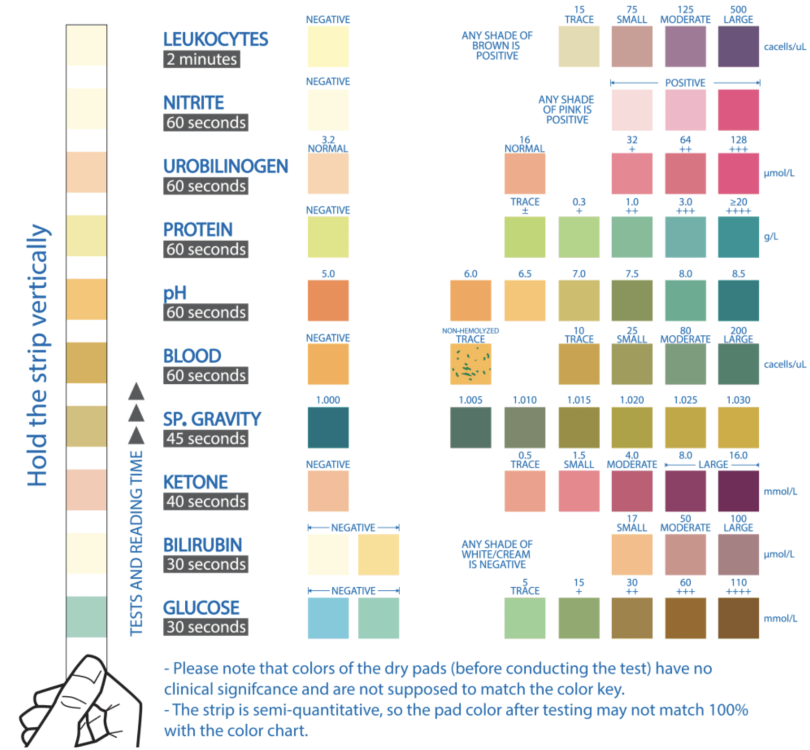
#> input picture tests/fixtures/chart.png, 1620 x 1499 px, found by its file name (shown at 1/2 size)
$ python measure_rois.py tests/fixtures/chart.png
#> lines starting #> are read from the running program, lines starting #| are printed output that depends on the picture
#!/usr/bin/env python3
"""
tools/measure_rois.py — Interactive ROI coordinate picker.

Click the TOP-LEFT and BOTTOM-RIGHT corners of each colour swatch.
The script prints the [x, y, w, h] ROI for each click-pair.

Usage:
    python3 tools/measure_rois.py tests/fixtures/chart.png
"""
import sys
import cv2

clicks = []
roi_count = 0


def on_click(event, x, y, flags, param):
    global clicks, roi_count
    if event == cv2.EVENT_LBUTTONDOWN:
        clicks.append((x, y))
        print(f"  Point {len(clicks)}: ({x}, {y})")
        if len(clicks) == 2:
            x1, y1 = clicks[0]
            x2, y2 = clicks[1]
            rx, ry = min(x1, x2), min(y1, y2)
            rw, rh = abs(x2 - x1), abs(y2 - y1)
            roi_count += 1
            print(f"\n✅ ROI #{roi_count}: [{rx}, {ry}, {rw}, {rh}]  ← paste into chart_rois.json\n")
            clicks = []


def main():
    if len(sys.argv) < 2:
        print("Usage: python3 tools/measure_rois.py <chart_image>")
        sys.exit(1)

    img = cv2.imread(sys.argv[1])
#> img is the input picture: shape (1499, 1620, 3); mean B, G, R 226, 229.9, 231.2
    if img is None:
        print(f"Could not open: {sys.argv[1]}")
        sys.exit(1)

    # Scale down large images so they fit on screen
    h, w = img.shape[:2]
#> h = 1499; w = 1620
    scale = min(1.0, 1200 / max(w, h))
#> scale = 0.741
    if scale < 1.0:
        img = cv2.resize(img, (int(w * scale), int(h * scale)))
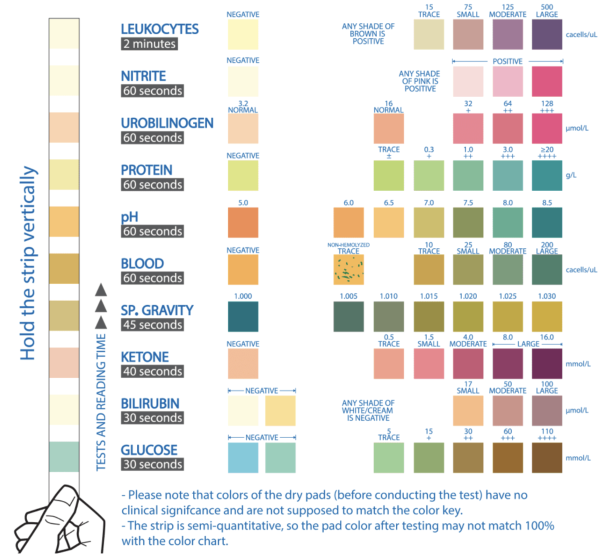
#> img: shape (1110, 1200, 3) (shown at 1/2 size); mean B, G, R 226, 229.9, 231.2
        print(f"[INFO] Image scaled to {scale:.2f}x. Coordinates are already corrected.")
#| [INFO] Image scaled to 0.74x. Coordinates are already corrected.
        # Override click handler to account for scale
        def on_click_scaled(event, x, y, flags, param):
            global clicks, roi_count
            if event == cv2.EVENT_LBUTTONDOWN:
                rx, ry = int(x / scale), int(y / scale)
                clicks.append((rx, ry))
                print(f"  Point {len(clicks)}: ({rx}, {ry})")
                if len(clicks) == 2:
                    x1, y1 = clicks[0]
                    x2, y2 = clicks[1]
                    ox, oy = min(x1, x2), min(y1, y2)
                    ow, oh = abs(x2 - x1), abs(y2 - y1)
                    roi_count += 1
                    print(f"\n✅ ROI #{roi_count}: [{ox}, {oy}, {ow}, {oh}]  ← paste into chart_rois.json\n")
                    clicks.clear()
        cv2.namedWindow("ROI Picker")
        cv2.setMouseCallback("ROI Picker", on_click_scaled)
    else:
        cv2.namedWindow("ROI Picker")
        cv2.setMouseCallback("ROI Picker", on_click)

    print("=" * 55)
    print("  ROI PICKER — Click TOP-LEFT then BOTTOM-RIGHT of each swatch")
    print("  Press Q to quit")
    print("=" * 55 + "\n")

    while True:
        cv2.imshow("ROI Picker", img)
        if cv2.waitKey(20) & 0xFF == ord("q"):
#> (key q is pressed here)
            break

    cv2.destroyAllWindows()


if __name__ == "__main__":
    main()
